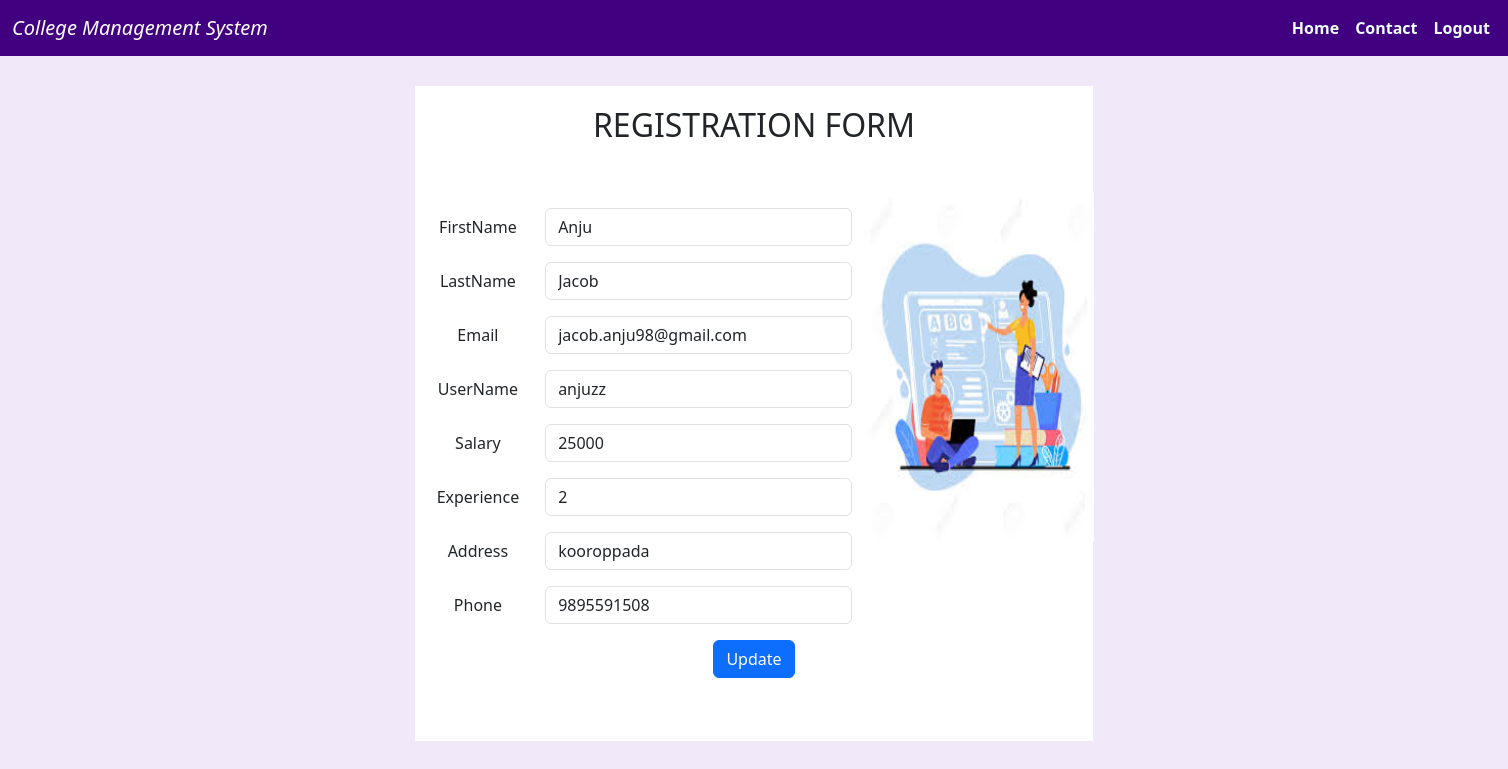
Page /teacher_edit/2 on the committed database.
### clgdbapp/models.py (models this page shows)
class teacher(models.Model):
    teacher_id =models.ForeignKey(User, on_delete=models.CASCADE)
    dept_id =models.ForeignKey(department, on_delete=models.CASCADE)
    address = models.CharField(max_length=20)
    phone = models.IntegerField()
    salary = models.IntegerField()
    experience = models.IntegerField()

class User(AbstractUser):
    usertype = models.CharField(max_length=20)

### clgdbapp/views.py (the view)
# urls.py: path("teacher_edit/<int:id>", views.teacher_edit, name="teacher_edit"),
def teacher_edit(request,id):
    teacher_info = teacher.objects.get(id=id)
    return render(request,"teacher_update.html",{'edit':teacher_info})

### clgdbapp/templates/teacher_update.html (shortened to what this page needs)
{% extends 'main.html' %}
{% load static %}
{% block content1 %}
<center>
    <div  style="height: 655px; width: 45%; background-color: white;margin-top: 30px;padding: 20px;  ">
        <h2>REGISTRATION FORM</h2>
        <img src="{% static 'image/images.jpg'%}" alt="" style="float: right; position: absolute; width: 230px;height: 350px; margin-left: 110px; margin-top: 40px;">
        <form action="/teacher_update/{{ edit.id }}" method="post" style="margin-top: 10%;">
            <div class="row mb-3">
                <label for="inputfn3" class="col-sm-2 col-form-label">FirstName</label>
                <div class="col-sm-6">
                  <input type="text" class="form-control" id="inputfn3" value="{{ edit.teacher_id.first_name }}" name="firstname" style="border: 4;">
                </div>
            </div>
            <div class="row mb-3">
                <label  class="col-sm-2 col-form-label">LastName</label>
                <div class="col-sm-6">
                  <input type="text" class="form-control" value="{{ edit.teacher_id.last_name }}" name="lastname" style="border: 4;">
                </div>
            </div>
            <div class="row mb-3">
              <label for="inputEmail3" class="col-sm-2 col-form-label">Email</label>
              <div class="col-sm-6">
                <input type="email" class="form-control" id="inputEmail3" value="{{ edit.teacher_id.email }}" name="mail" style="border: 4;">
              </div>
            </div>
            <div class="row mb-3">
                <label  class="col-sm-2 col-form-label">UserName</label>
                <div class="col-sm-6">
                  <input type="text" class="form-control" value="{{ edit.teacher_id.username }}" name="username" style="border: 4;">
                </div>
            </div>
            <div class="row mb-3">
              <label  class="col-sm-2 col-form-label">Salary</label>
              <div class="col-sm-6">
                <input type="number" class="form-control" value="{{ edit.salary }}" name="salary" style="border: 4;">
              </div>
          </div>
          <div class="row mb-3">
            <label  class="col-sm-2 col-form-label">Experience</label>
            <div class="col-sm-6">
              <input type="number" class="form-control" value="{{ edit.experience }}" name="experience" style="border: 4;">
            </div>
        </div>
            <div class="row mb-3">
                <label  class="col-sm-2 col-form-label">Address</label>
                <div class="col-sm-6">
                  <input type="text" class="form-control" value="{{ edit.address }}" name="address" style="border: 4;">
                </div>
            </div>
            <div class="row mb-3">
                <label  class="col-sm-2 col-form-label">Phone</label>
                <div class="col-sm-6">
                  <input type="number" class="form-control" value="{{ edit.phone }}" name="phone" style="border: 4;">
                </div>
            </div>
            <button type="submit" class="btn btn-primary">Update</button>
          </form>
    </div>
</center>
{% endblock content1 %}

### clgdbapp/templates/main.html (style rules this page uses)
body { background-color: rgb(241, 232, 250); }

### rows in the picture
teacher: firstname "Anju", lastname "Jacob", mail "jacob.anju98@gmail.com", username "anjuzz", salary "25000", experience "2", address "kooroppada", phone "9895591508"
